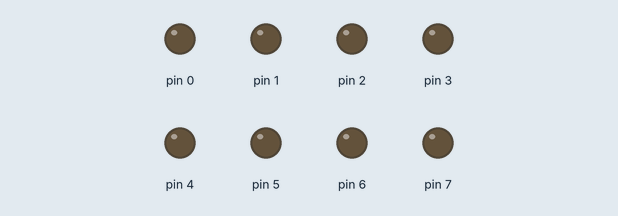
Bench run of a sketch on a simulated Arduino Uno, built with avr-gcc and run on an emulated ATmega328P. On the bench: output pins drawn as LEDs (lit = HIGH).

Above: at 0.1 s.
At 4.9 s:
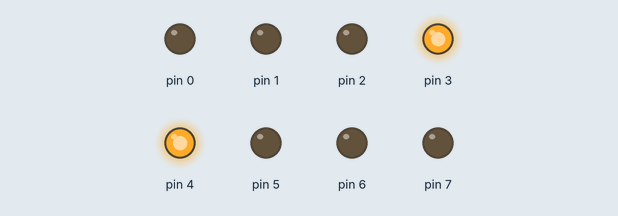
At 9.9 s:
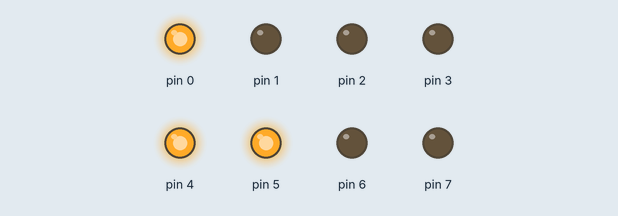
At 19.9 s:
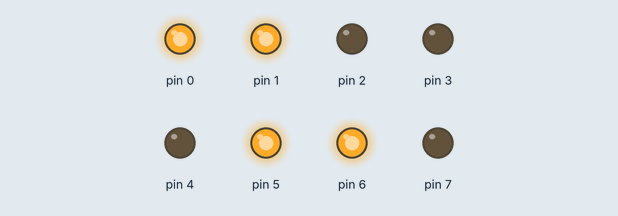
At 29.7 s:
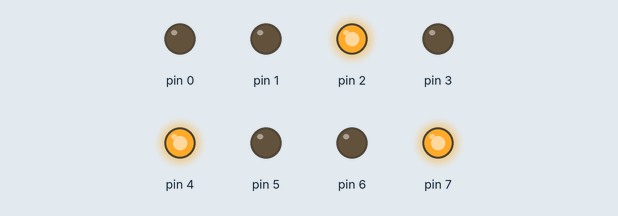
At 39.7 s:
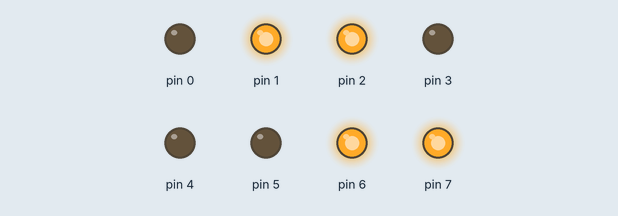
Timing chart, 0 to 40.0 s (numbered marks = the images above):
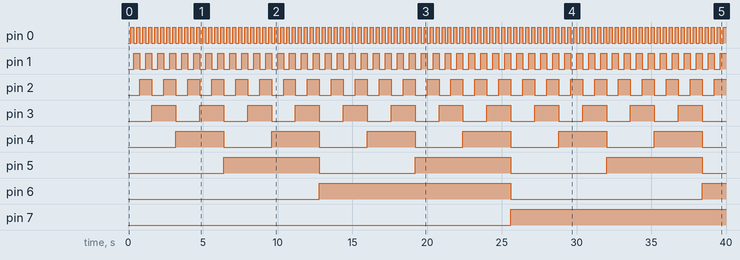

Measured:
- by itself, pin 0: alternates HIGH for 0.20 s and LOW for 0.20 s
- by itself, pin 1: alternates HIGH for 0.40 s and LOW for 0.40 s
- by itself, pin 2: alternates HIGH for 0.80 s and LOW for 0.80 s
- by itself, pin 3: alternates HIGH for 1.6 s and LOW for 1.6 s
- by itself, pin 4: alternates HIGH for 3.2 s and LOW for 3.2 s
- by itself, pin 5: alternates HIGH for 6.4 s and LOW for 6.4 s
- by itself, pin 6: LOW → HIGH at 12.8 s, → LOW 12.8 s later, → HIGH 12.8 s later
- by itself, pin 7: LOW → HIGH at 25.6 s

The sketch:

BinaryCounter.ino
```cpp
// Set the first 8 digital pins to be output pins
void setup()
{
  for( int i = 0; i < 8; i++ )
  {
    pinMode( i, OUTPUT );
  }

}

int pinSpeed = 200;
byte counter = 0;


void loop()
{
  byte mask = 1;
  // Loop over 8 places and output a value for each pin.
  for(int i=0; i < 8; i++){

    digitalWrite( i,  (counter & mask) > 0 );

    mask <<=1;
  }

  // Increment count variable.
  counter++;

  // Wait
  delay( pinSpeed );

}
```
